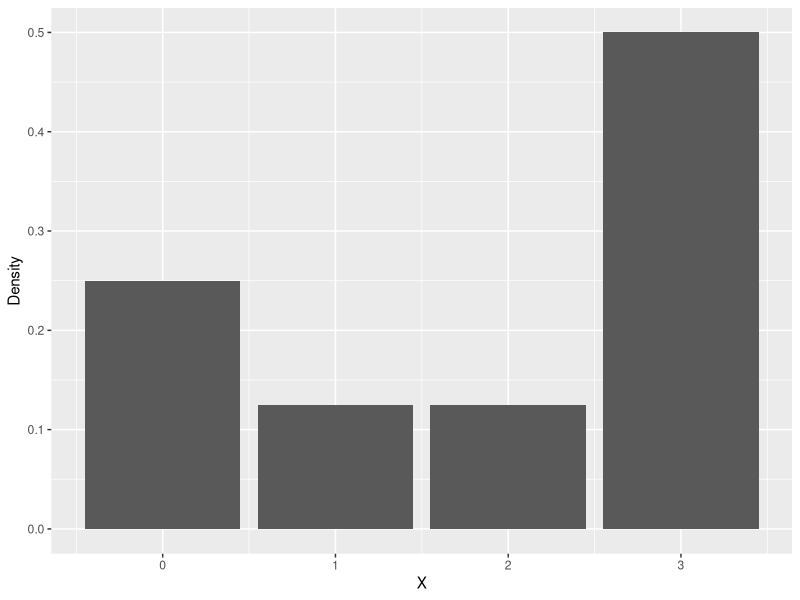
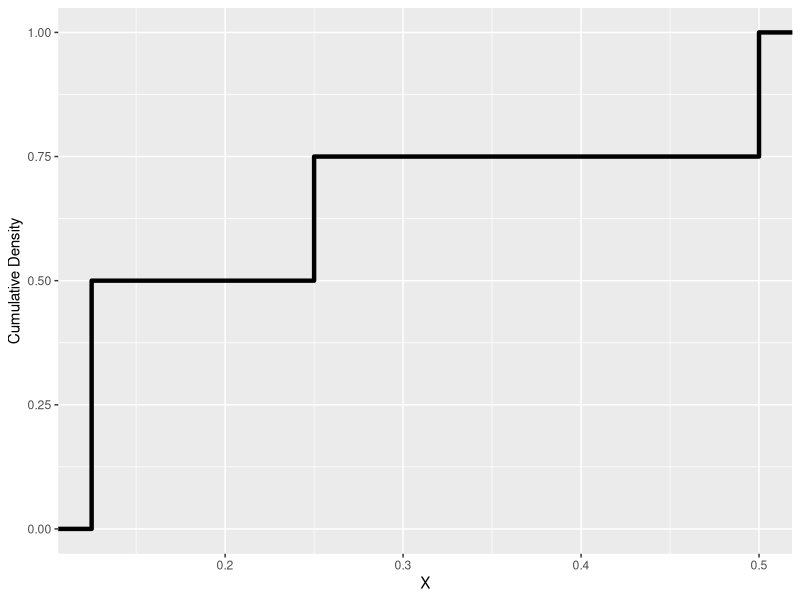
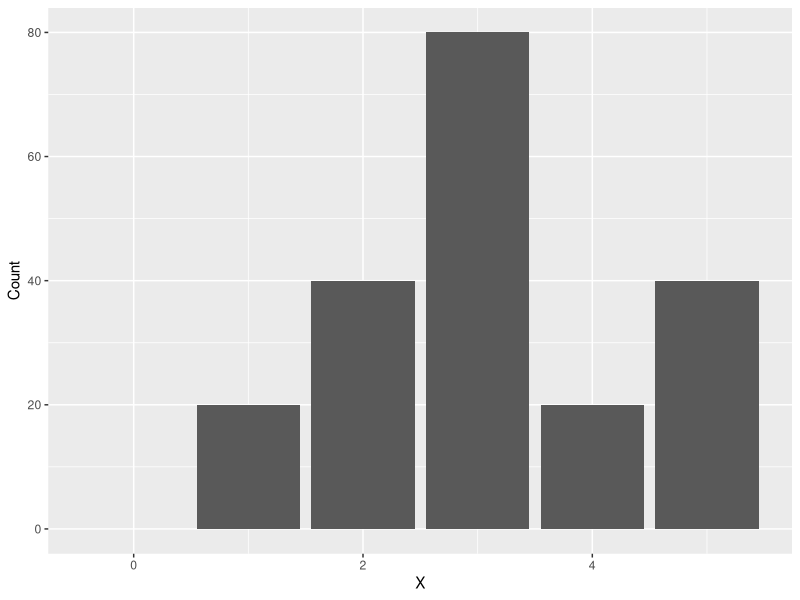
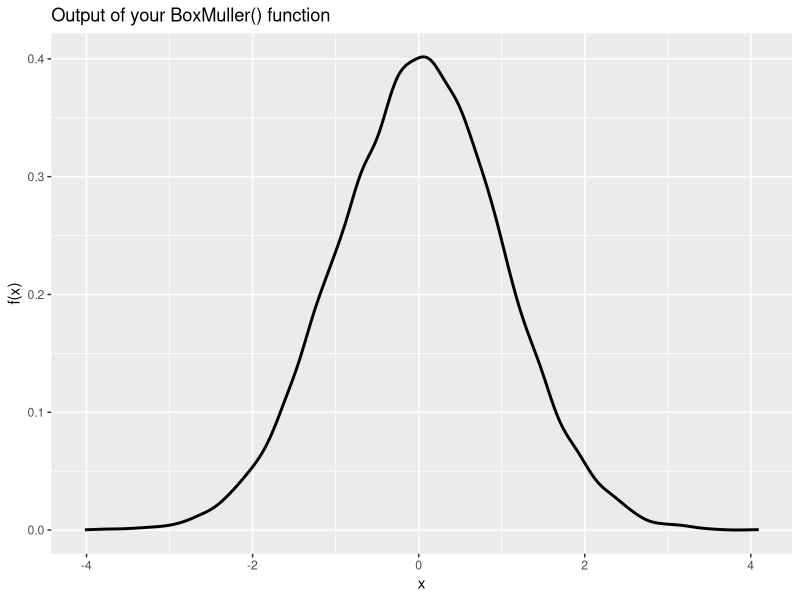
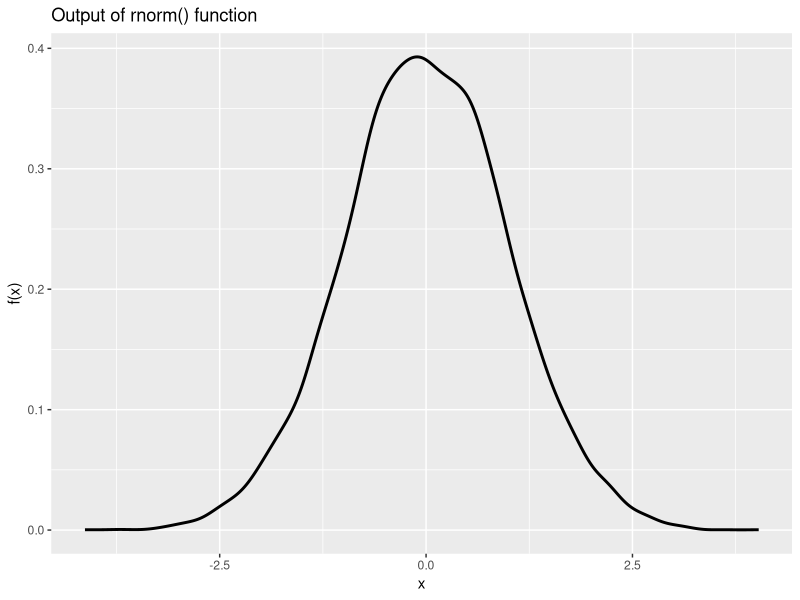
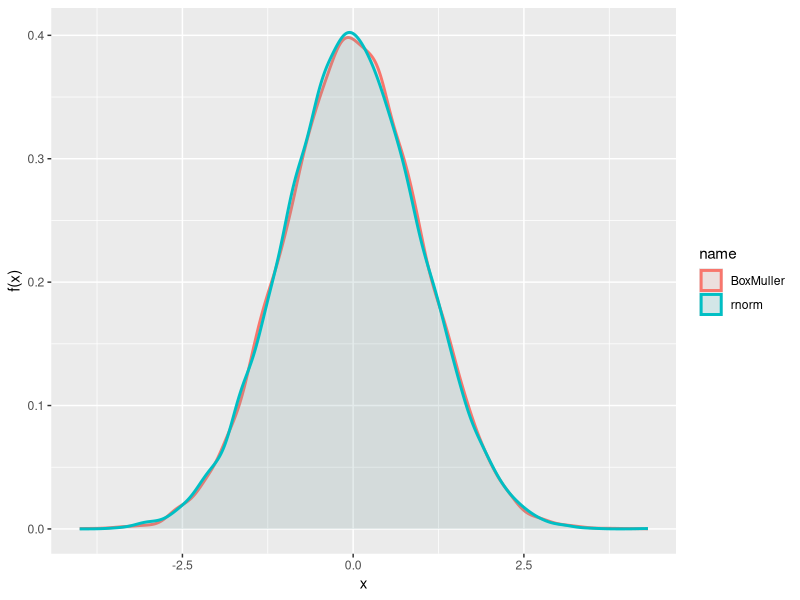
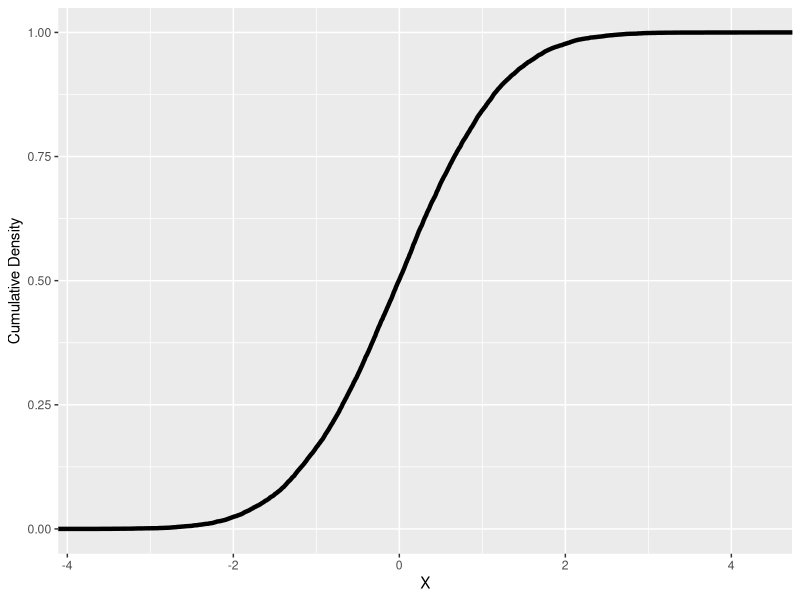
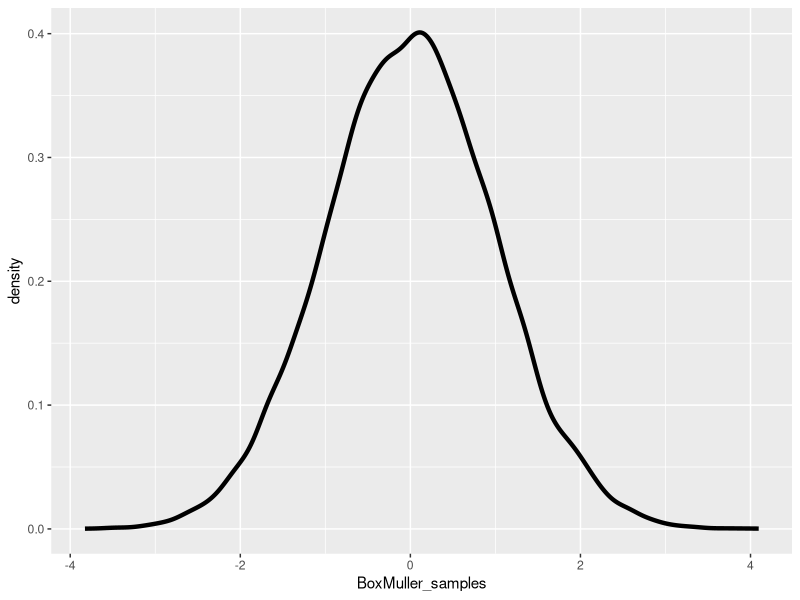

Write R code to recreate these figures, in order.
## ---- chunk 1
knitr::opts_chunk$set(echo = T, message = F, warning = F)
## ---- chunk 2
# Required libraries
library(ggplot2)
library(tidyr)
## ---- chunk 3

plot_frequency_function = function(X, P){
  df = data.frame(X = X, P = P)
  ggplot(df, aes(x = X, y = P)) +
  geom_bar(stat = "identity") +
  xlab("X") +
  ylab("Density")
}

plot_cumulative_function = function(X, P){
  df = data.frame(X = X, P = P)
  ggplot(df, aes(P)) +
  stat_ecdf(geom = "step",size = 1.5)+
  xlab("X") +
  ylab("Cumulative Density")
}

plot_frequency_function(X = 0:3,P = c(0.25,0.125,0.125,0.5))
plot_cumulative_function(X = 0:3,P = c(0.25,0.125,0.125,0.5))
## ---- chunk 4
frequency_function = function(X, CF){

  freq_func = diff(CF)
  print(freq_func)
  df = data.frame(X = X, y = c(0,freq_func))
  ggplot(df, aes(x = X, y = y)) +
  geom_bar(stat = "identity") +
  xlab("X") +
  ylab("Count")
}

frequency_function(X = 0:5, CF = c(0,20,60,140,160,200))
## ---- chunk 5
print('Examination #1: Are these numbers the same?')
pi_user = 3.14159
print(identical(pi, pi_user))

print('Examination #2: Are these numbers the same?')
print(all.equal(pi, pi_user))

print('Examination #3: Are these numbers the same?')
print(all.equal(pi, pi_user, 1e-5))

## ---- chunk 6
a = 3    # Chose a scalar number
x = 1:12

match(a,x)
min(which(x == a))

print("deos match(a,x) equivalent to min(which(x == a))?\n")
match(a,x) == min(which(x == a))

print("x %in% 4 is")
x %in% 4 

print("x %in% c(5,10) is")
x %in% c(5,10)
## ---- chunk 7
BoxMuller = function(n, verbose){
  
  samples <- matrix(ncol=2,nrow=n)
  for (i in 1:n){
    u1 = runif(1)
    u2 = runif(1)
    R = sqrt(-2*log(1-u1))
    Theta = 2*pi*u2
    x = R*cos(Theta)
    y = R*sin(Theta)
    samples[i,1] = x
    samples[i,2] = y
 }
 norm = rnorm(n)
 x = samples[,1]
 y = samples[,2]
 
 if (verbose == 0){
  df = data.frame(x = x,y = y, norm =norm)
  return(df)
 }
 
  if (verbose == 1){
    values = c(samples[,1],samples[,2])
    return(values)
  }
 
  if (verbose == 2){
    return(norm)
  }
 
}

BoxMuller(n = 500, verbose = 0)

mean(BoxMuller(n = 500, verbose = 1))
var(BoxMuller(n = 500, verbose = 1))
## ---- chunk 8
# Don't forget to run BoxMuller() first!
ggplot(, aes(BoxMuller(n = 10000, verbose = 1))) +
geom_density(size=1) +
xlab("x") +
ylab("f(x)") +
ggtitle("Output of your BoxMuller() function")

ggplot(, aes(BoxMuller(n = 10000, verbose = 2))) +
geom_density(size=1) +
xlab("x") +
ylab("f(x)") + 
ggtitle("Output of rnorm() function")


#############################
##       Extra point       ##
#############################

data = pivot_longer(BoxMuller(n = 10000, verbose = 0) ,cols = c("x","y", "norm"))
data[data == 'x' | data == 'y'] = 'BoxMuller'
data[data == 'norm'] = 'rnorm'
ggplot(data, aes(x=value, color=name, fill=name)) + 
geom_density(size=1, alpha = .1) +
labs(x="x", y="f(x)") 

## ---- chunk 9
# Don't forget to run BoxMuller() first!
ggplot(, aes(BoxMuller(n = 10000, verbose = 1))) +
stat_ecdf(geom = "step",size = 1.5)+
xlab("X") +
ylab("Cumulative Density")

## ---- chunk 10
# Don't forget to run BoxMuller() first!
Unif12 = function(n = 1){
  
  unif12s = c()
  for (i in 1:n){
    vars = runif(12, min = -0.5, max = 0.5)
    unif12s = c(unif12s, sum(vars))
    
  }
  
  return(unif12s)
}

Unif12()


n = 10000
BoxMuller_samples = BoxMuller(n, verbose = 1)
rnorm_samples = rnorm(n)
Unif12_samples = Unif12(n)

BoxMuller_dataframe = data.frame(BoxMuller_samples)
rnorm_dataframe = data.frame(rnorm_samples)
Unif12_dataframe = data.frame(Unif12_samples)

ggplot(BoxMuller_dataframe,aes(x = BoxMuller_samples)) +
  geom_density(size = 1.5)

ggplot(rnorm_dataframe, aes(x = rnorm_samples)) +
  geom_density(size = 1.5)

ggplot(Unif12_dataframe, aes(x = Unif12_samples)) +
  geom_density(size = 1.5)


Integrated_dataframe = data.frame(BoxMuller_dataframe, rnorm_dataframe, Unif12_dataframe)

Integrated_dataframe %>%
  pivot_longer(cols = everything()) %>%
  ggplot(aes(x = value, group = name, color = name, fill=name)) +
  geom_density(size=1, alpha = .1) +
  labs(x="x", y="f(x)") 
## ---- chunk 11
# There are two ways to generate the required data.
# First, using rnorm to the power of two
# Second, using rchisq(n,df=1) function

chi_squared_distribution_hist = function(n, verbose = 0){
  
    if (verbose == 0){
      data = rnorm(n)
      data_2 = data^2
    }
  
    if (verbose == 1){
      data_2 = rchisq(n,df=1)
    }    

    df = data.frame(data_2)
    ggplot(df, aes(x = data_2)) +
    geom_histogram(color="black", fill="white", binwidth=0.2) +
    ggtitle('Histogram of Z^2')
}

chi_squared_distribution_dens = function(n, verbose = 0){
    
  if (verbose == 0){
      data = rnorm(n)
      data_2 = data^2
    }
  
    if (verbose == 1){
      data_2 = rchisq(n,df=1)
    }   

    df = data.frame(data_2)
    ggplot() +
    geom_density(data=df, aes(x = data_2), size =1) +
    labs(x="x", y="f(x)") +
    ggtitle('Density of Z^2')
    
}


chi_squared_distribution_dens_adjust = function(n, adjust, verbose = 0){
    
  if (verbose == 0){
      data = rnorm(n)
      data_2 = data^2
    }
  
    if (verbose == 1){
      data_2 = rchisq(n,df=1)
    }   

    df = data.frame(data_2)
    ggplot() +
    geom_density(data=df, aes(x = data_2), size =1, adjust = adjust) +
    labs(x="x", y="f(x)") +
    ggtitle('Density with adjust of Z^2')
    
}

chi_squared_distribution_hist(500)
chi_squared_distribution_dens(500)
# We don't have any negative value, and the density is high near zero.
chi_squared_distribution_dens_adjust(500, adjust = 1/10)
# adjust command makes it possible to adjust the bandwidth while still using the a bandwidth estimator.
## ---- chunk 12
ecdf_pnorm_comparison = function(n){
  data = rnorm(n)
  
  ecdf_func= ecdf(data)
  ecdf_data = ecdf_func(data)
  pnorm_data = pnorm(data)
  
  pnorm_dataframe = data.frame(pnorm_data)
  ecdf_dataframe = data.frame(ecdf_data)
  
  ggplot(ecdf_dataframe, aes(ecdf_data)) +
  geom_density()

  ggplot(pnorm_dataframe, aes(pnorm_data)) +
  geom_density()

integrated_dataframe = data.frame(ecdf_data, pnorm_data)

integrated_dataframe %>% pivot_longer(cols =everything()) %>%
  ggplot(aes(x = value, group = name, color = name)) +
  geom_density(size =1)
  
}

ecdf_pnorm_comparison(200)
ecdf_pnorm_comparison(10000)

